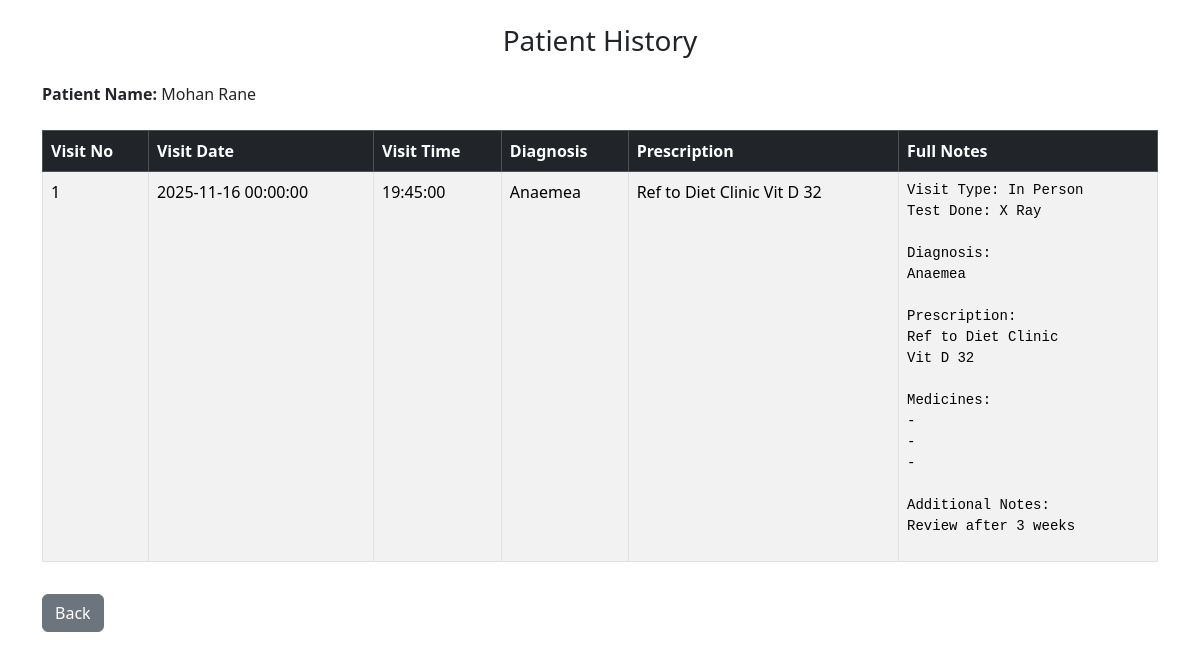
Before: /patient_history/1 (signed in) with the older database file.
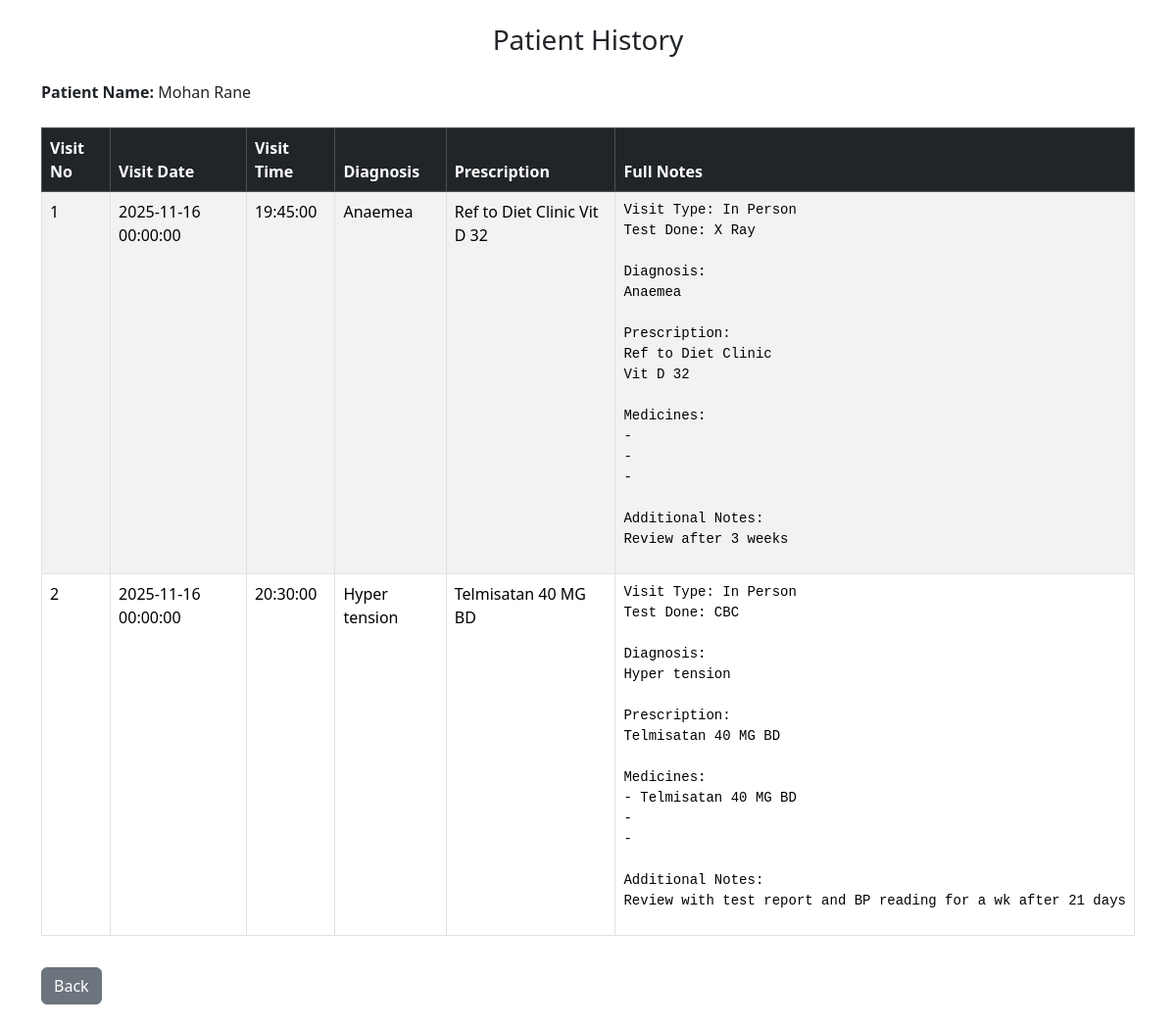
After: the same page with the newer database file.
### application/models.py (models this page shows)
class Treatment(UserMixin, db.Model):
    id = db.Column(db.Integer(), primary_key = True)
    diagnosis = db.Column(db.String(), nullable = False)
    prescription = db.Column(db.String(), nullable = False)
    notes = db.Column(db.String(), nullable = True)
    followup_date = db.Column(db.DateTime(), nullable = True)
    treatment_id = db.Column(db.Integer(), db.ForeignKey("appointment.id"), nullable = False)

class Appointment(UserMixin, db.Model):
    id = db.Column(db.Integer(), primary_key = True)
    appointment_date = db.Column(db.DateTime(), nullable = False)
    appointment_time = db.Column(db.Time(), nullable = False)
    reason = db.Column(db.String(), nullable = False, default = 'Null')
    status = db.Column(db.String(), nullable = False, default = "Available")
    patient_id = db.Column(db.Integer(), db.ForeignKey("patient.id"), nullable = False, default = 999)
    doctor_id = db.Column(db.Integer(), db.ForeignKey("doctor.id"), nullable = False)
    treatment = db.relationship('Treatment', backref = 'appointment')

### application/routes.py (the view)
@app.route('/patient_history/<int:patient_id>')
@login_required
def patient_history(patient_id):
    patient = Patient.query.get_or_404(patient_id)
    history = (
        Treatment.query
        .join(Appointment, Treatment.treatment_id == Appointment.id)
        .filter(Appointment.patient_id == patient.id)
        .all()
    )
    return render_template('patient_history_admin.html',
                           patient=patient,
                           history=history)

### templates/patient_history_admin.html (shortened to what this page needs)
<!DOCTYPE html>
<html>
<head>
    <link href="https://cdn.jsdelivr.net/npm/bootstrap@5.3.3/dist/css/bootstrap.min.css" rel="stylesheet">
</head>
<body class="p-4">
<h3 class="text-center">Patient History</h3>
<div class="container mt-4">
    <p><strong>Patient Name:</strong> {{ patient.name }}</p>
    <table class="table table-bordered table-striped mt-4">
        <thead class="table-dark">
            <tr>
                <th>Visit No</th>
                <th>Visit Date</th>
                <th>Visit Time</th>
                <th>Diagnosis</th>
                <th>Prescription</th>
                <th>Full Notes</th>
            </tr>
        </thead>
        <tbody>
            {% if history %}
                {% for h in history %}
                <tr>
                    <td>{{ loop.index }}</td>
                    <td>{{ h.appointment.appointment_date }}</td>
                    <td>{{ h.appointment.appointment_time }}</td>
                    <td>{{ h.diagnosis }}</td>
                    <td>{{ h.prescription }}</td>
                    <td><pre>{{ h.notes }}</pre></td>
                </tr>
                {% endfor %}
            {% else %}
            <tr><td colspan="4" class="text-center text-muted">No history available</td></tr>
            {% endif %}
        </tbody>
    </table>
    <a class="btn btn-secondary mt-3" href="{{ url_for('admin_dashboard') }}">Back</a>
</div>
</body>
</html>

Changed rows visible on the page:
added Treatment: appointment.appointment_date "2025-11-16 00:00:00", appointment.appointment_time "20:30:00", diagnosis "Hyper tension", prescription "Telmisatan 40 MG BD", notes "Visit Type: In Person Test Done: CBC Diagnosis: Hyper tension Prescription: Telmisatan 40 MG BD Medicines: - Telmisatan 40 MG BD - - Additional Notes: Review with test report and BP reading for a wk after 21 days"
